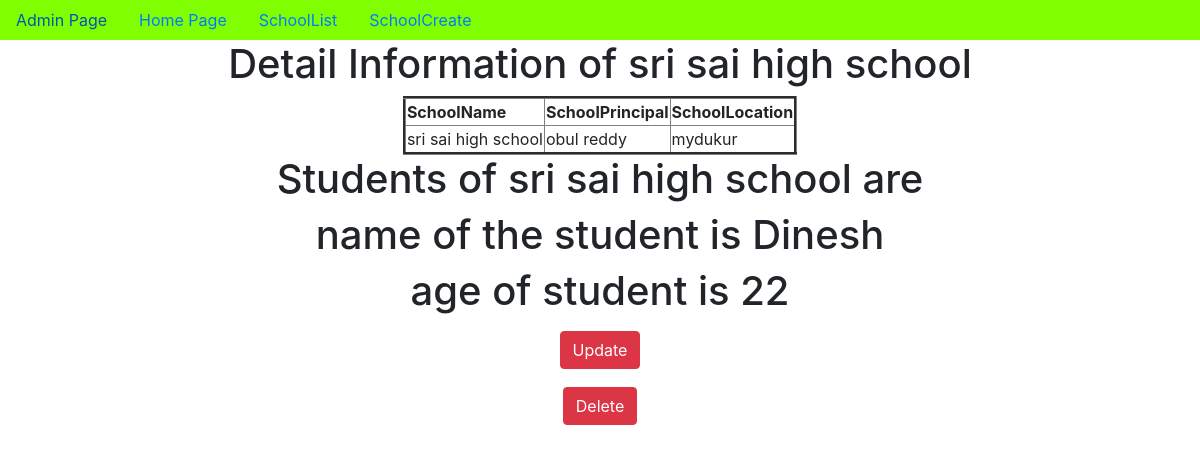
The app's page /1/, older data.
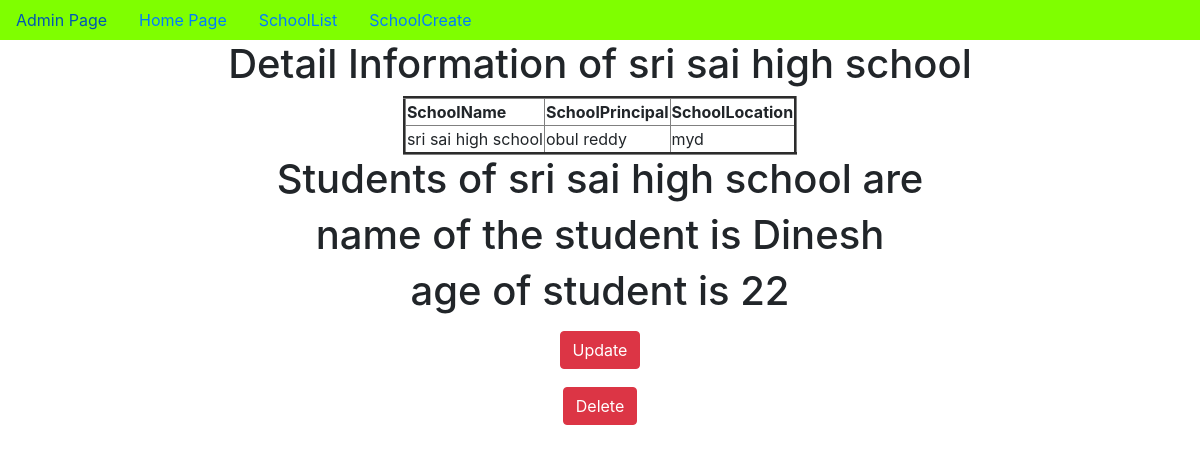
The same page, newer data.
### app/models.py (models this page shows, shortened)
class School(models.Model):
    Sname=models.CharField(max_length=100)
    Sprincipal=models.CharField(max_length=100)
    Slocation=models.CharField(max_length=100)
    def __str__(self) -> str:
        return self.Sname

class Student(models.Model):
    Stname=models.CharField(max_length=100)
    Stage=models.IntegerField()
    Sname=models.ForeignKey(School,on_delete=models.CASCADE,related_name='students')

### app/views.py (the view)
# urls.py: re_path('(?P<pk>\d+)/',SchoolDetail.as_view(),name='detail'),
class SchoolDetail(DetailView):
    model=School
    context_object_name = 'schoolobj'

### templates/app/school_detail.html (shortened to what this page needs)
{% extends 'app/dummy.html' %}
{% block body_block %}
    <h1>Detail Information of {{schoolobj}}</h1>
    <table border="3px">
    <tr>
        <th>SchoolName</th>
        <th>SchoolPrincipal</th>
        <th>SchoolLocation</th>
    </tr>
    <tr>
        <td>{{schoolobj.Sname}}</td>
        <td>{{schoolobj.Sprincipal}}</td>
        <td>{{schoolobj.Slocation}}</td>
    </tr>
    </table>
    <h1>Students of {{schoolobj}} are</h1>
        {% for st in schoolobj.students.all %}
            <h1>name of the student is {{st.Stname}}</h1>
            <h1>age of student is {{st.Stage}}</h1>
        {% endfor %}
<h1><a href="{% url 'update' pk=schoolobj.pk %}"class="btn btn-danger">Update</a></h1>
<h1><a href="{% url 'delete' pk=schoolobj.pk %}"class="btn btn-danger">Delete</a></h1>
{% endblock %}

### templates/app/dummy.html (shortened to what this page needs)
<!doctype html>
<html lang="en">
  <head>
    <link rel="stylesheet" href="https://cdn.jsdelivr.net/npm/bootstrap@4.6.2/dist/css/bootstrap.min.css">
  </head>
  <body>
    <center>
    <nav class="nav" style="background-color: chartreuse;">
        <a href="{% url 'admin:index' %}" class="nav-link">Admin Page</a>
        <a href="{% url 'Home' %}" class="nav-link">Home Page</a>
        <a href="{% url 'SchoolList' %}" class="nav-link">SchoolList</a>
        <a href="{% url 'SchoolCreate' %}" class="nav-link">SchoolCreate</a>
    </nav>
    {% block body_block %}
    {% endblock %}
</center>
  </body>
</html>

Row changes from the older to the newer data that the page shows:
changed School "sri sai high school": Slocation "mydukur" → "myd"
